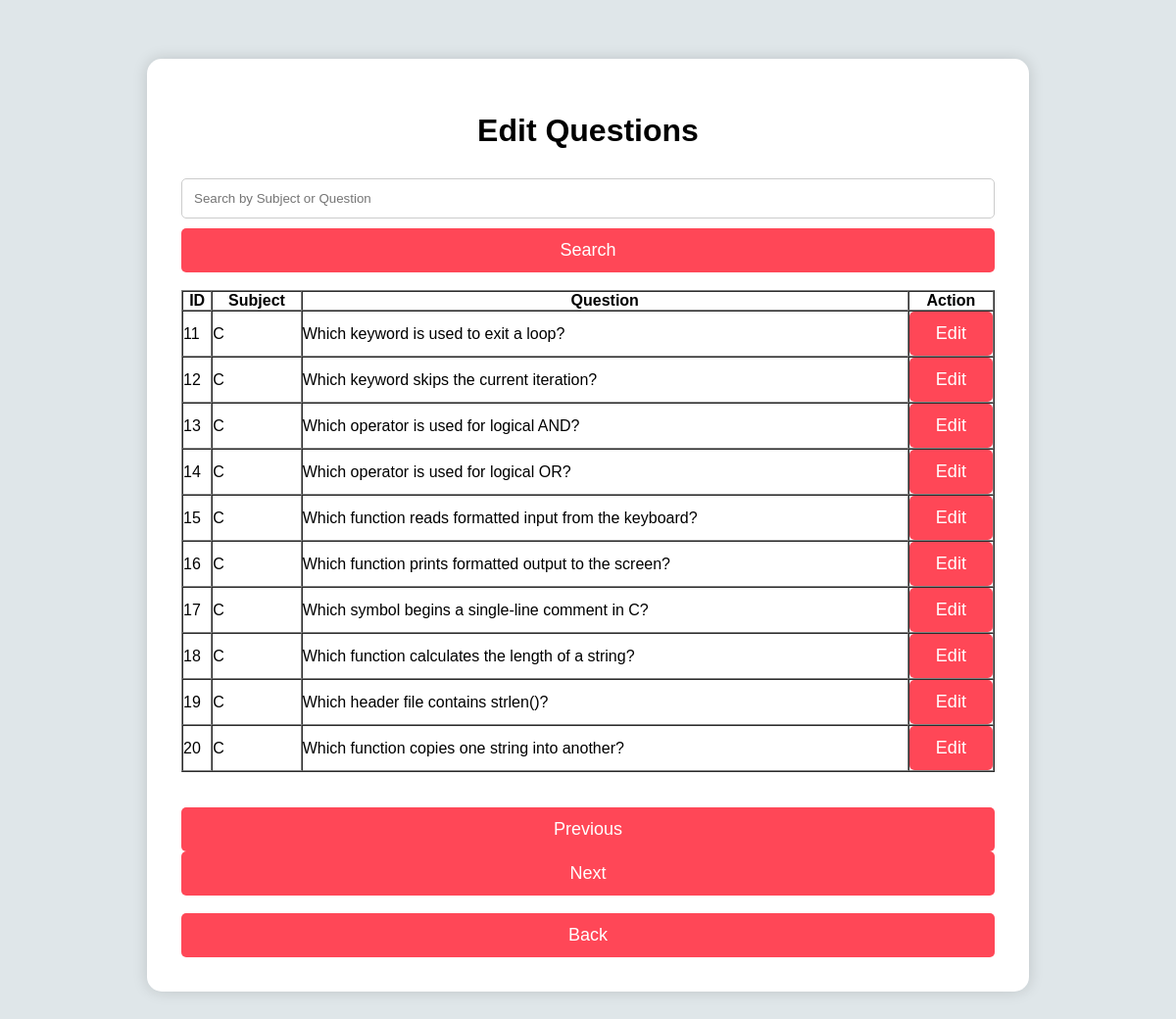
The app's page /edit_question?page=2&search= with its own data.
### tables this page shows
CREATE TABLE questions(
        id INTEGER PRIMARY KEY AUTOINCREMENT,
        subject TEXT,
        question TEXT,
        option1 TEXT,
        option2 TEXT,
        option3 TEXT,
        option4 TEXT,
        answer TEXT
    );

### app.py (the view, shortened to what this page needs)
@app.route("/edit_question")
def edit_question():
    search = request.args.get("search", "")
    page = int(request.args.get("page", 1))
    per_page = 10
    offset = (page - 1) * per_page
    conn = sqlite3.connect("quiz.db")
    cur = conn.cursor()
    if search == "":
        cur.execute("""
        SELECT id,subject,question,option1,option2,option3,option4,answer
        FROM questions
        ORDER BY id
        LIMIT ? OFFSET ?
        """,(per_page, offset))
    questions = cur.fetchall()
    conn.close()
    return render_template(
        "edit_question.html",
        questions=questions,
        search=search,
        page=page
    )

### templates/edit_question.html (shortened to what this page needs)
<!DOCTYPE html>
<html>
<head>
    <link rel="stylesheet" href="{{ url_for('static', filename='css/style.css') }}">
</head>
<body>
<div class="container">
    <h1>Edit Questions</h1>
    <form method="GET">
        <input type="text" name="search" placeholder="Search by Subject or Question" value="{{ search }}">
        <button type="submit">Search</button>
    </form>
    <br>
    <table border="1" cellpadding="10" cellspacing="0" width="100%">
        <tr>
            <th>ID</th>
            <th>Subject</th>
            <th>Question</th>
            <th>Action</th>
        </tr>
        {% for q in questions %}
        <tr>
            <td>{{ q[0] }}</td>
            <td>{{ q[1] }}</td>
            <td>{{ q[2] }}</td>
            <td>
                <a href="/update_question/{{ q[0] }}">
                    <button>Edit</button>
                </a>
            </td>
        </tr>
        {% endfor %}
    </table>
    <br><br>
    <a href="/edit_question?page={{ page-1 }}&search={{ search }}">
        <button {% if page == 1 %}disabled{% endif %}>Previous</button>
    </a>
    <a href="/edit_question?page={{ page+1 }}&search={{ search }}">
        <button>Next</button>
    </a>
    <br><br>
    <a href="/admin_dashboard">
        <button>Back</button>
    </a>
</div>
</body>
</html>

### static/css/style.css (style rules this page uses)
* { margin: 0; padding: 0; box-sizing: border-box; font-family: Arial, Helvetica, sans-serif; }
body { background: #dfe6e9; margin: 0; padding: 30px; }
.container { width: 900px; max-width: 95%; margin: 30px auto; background: #fff; padding: 35px; border-radius: 15px; box-shadow: 0 0 15px rgba(0, 0, 0, 0.15); }
h1, h3 { text-align: center; }
h1 { margin: 20px; }
input { width: 100%; padding: 12px; margin: 10px 0; border: 1px solid #ccc; border-radius: 5px; }
button { width: 100%; padding: 12px; background: #ff4757; color: white; border: none; border-radius: 5px; font-size: 18px; cursor: pointer; }
a { text-decoration: none; color: red; }

### records on screen
questions: id "11", subject "C", question "Which keyword is used to exit a loop?"
questions: id "12", subject "C", question "Which keyword skips the current iteration?"
questions: id "13", subject "C", question "Which operator is used for logical AND?"
questions: id "14", subject "C", question "Which operator is used for logical OR?"
questions: id "15", subject "C", question "Which function reads formatted input from the keyboard?"
questions: id "16", subject "C", question "Which function prints formatted output to the screen?"
questions: id "17", subject "C", question "Which symbol begins a single-line comment in C?"
questions: id "18", subject "C", question "Which function calculates the length of a string?"
questions: id "19", subject "C", question "Which header file contains strlen()?"
questions: id "20", subject "C", question "Which function copies one string into another?"
